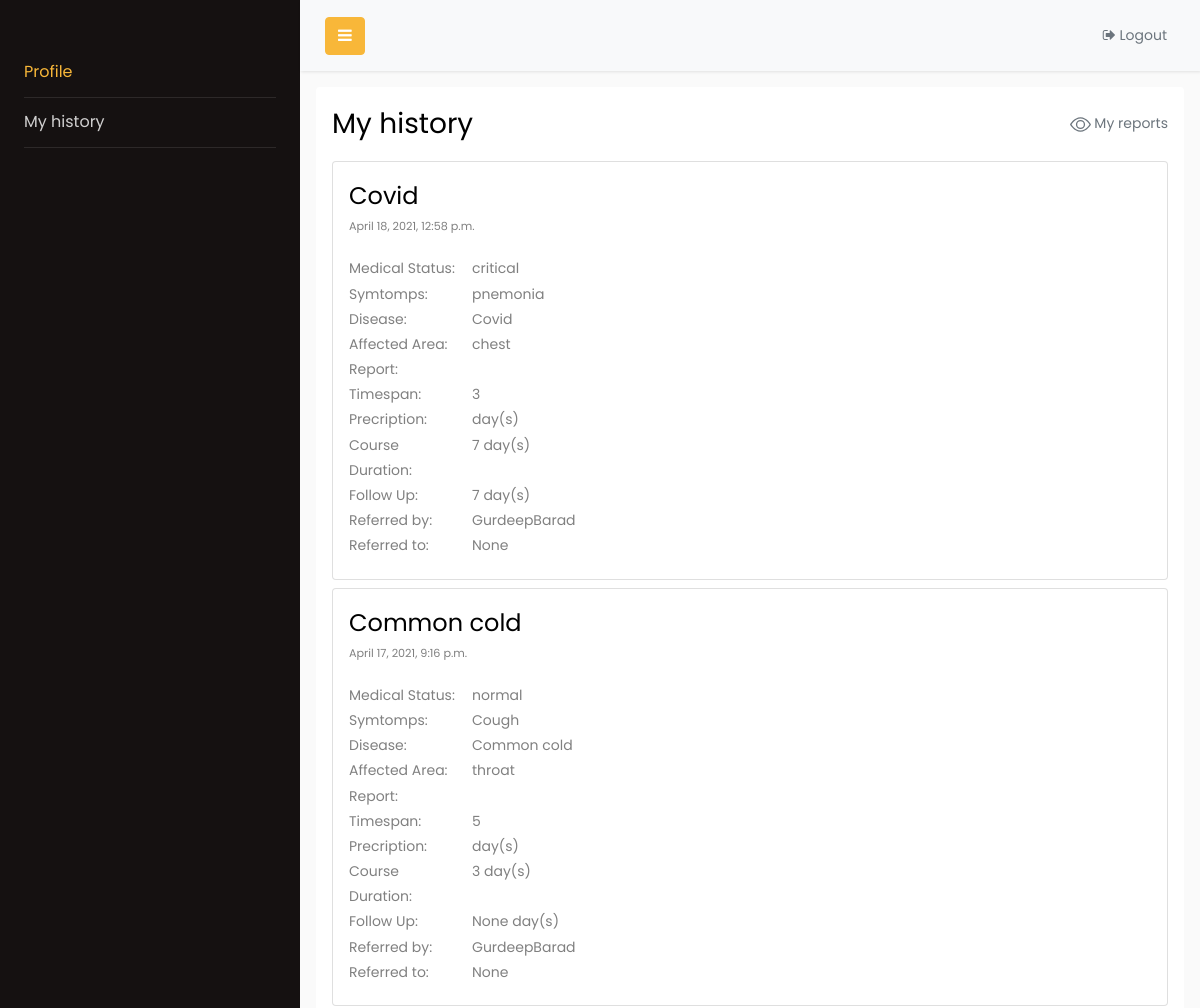
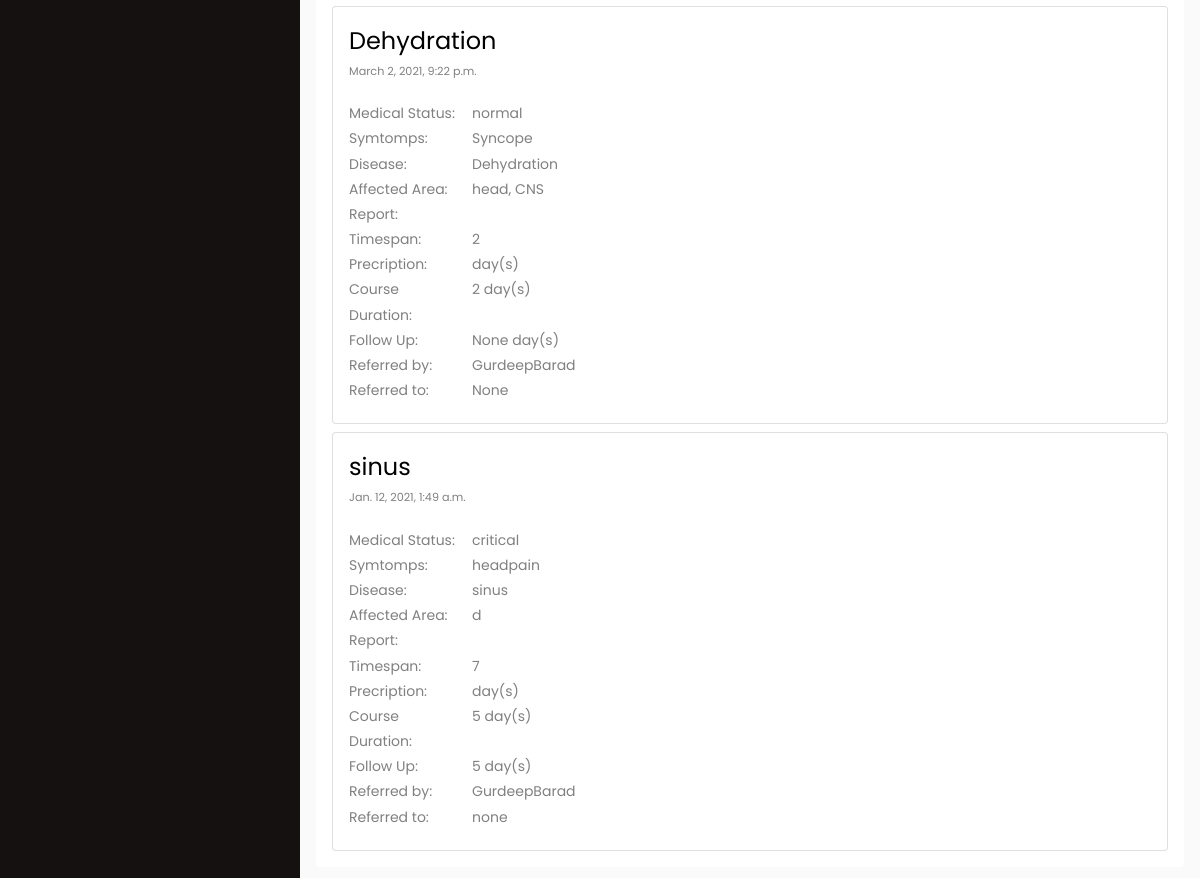
Page /p/viewHistory/ (signed in) on the committed database (2 pictures, top to bottom).
### Patient/models.py (models this page shows)
class PatientHistory(models.Model):
    id = models.BigAutoField(primary_key=True)
    user = models.ForeignKey(settings.AUTH_USER_MODEL, related_name='user', on_delete=models.CASCADE)
    medical_status = models.CharField(max_length=50)
    symtomps = models.CharField(max_length=1000)
    disease	= models.CharField(max_length=200)
    affected_area = models.CharField(max_length=200)
    timespan = models.CharField(max_length=100)
    precription = models.CharField(max_length=1000)
    course_duration = models.CharField(max_length=100)
    follow_up = models.CharField(max_length=100,null=True)
    referred_from = models.ForeignKey(settings.AUTH_USER_MODEL, related_name='referred_from', on_delete=models.CASCADE)
    referred_to= models.CharField(max_length=100,null=True)
    created_on = models.DateTimeField(default=timezone.now, blank=False)

### ARCIT/models.py (models this page shows)
class User(AbstractUser):
    id = models.BigAutoField(primary_key=True)
    is_patient = models.BooleanField(default=False)
    is_doctor = models.BooleanField(default=False)
    is_hospital = models.BooleanField(default=False)
    is_diagnosticDepartment = models.BooleanField(default=False)

### Patient/views.py (the view)
class ViewPatientHistory(TemplateView):
    template_name='Patient/viewHistory.html'
    def get(self,request, *args, **kwargs):
        user = User.objects.get(username=request.session['loggedin_username'])
        model = PatientHistory.objects.filter(user=user).order_by("-created_on")
        return render(request,self.template_name,{'models':model})

### templates/Patient/viewHistory.html (shortened to what this page needs)
{% extends 'Patient/sidebar.html' %}
{% block content %}
    <div style="height:calc(100vh - 105px)">
        <div class="card pl-3 pt-3 pb-3 pr-0 border-0" style="height:100%">
            <div>
                <span class="float-left"><h3>My history</h3></span>
                <a href="{% url 'viewReport_p' %}" class="float-right mt-2">
                    <span class="text-secondary" >
                        <span class="pt-1 mr-3">My reports</span>
                    </span>
                </a>
            </div>
            <div style="overflow: auto;">
            <div class="pr-3">
                {% if models|length == 0 %}
                    <p class="mt-3">No patient history found</P>
                {% else %}
                {% for model in models %}
                <div class="col p-0">
                    <div class="card mt-2">
                        <div class="card-title mb-0 ml-3 mt-3">
                            <h4>{{model.disease}}</h4>
                        </div>
                        <div class="card-subtitle mb-3 ml-3 small">
                            {{model.created_on}}
                        </div>
                        <div class="card-body pt-1 pl-3">
                            <div class="row">
                                <span class="col-2">Medical Status:</span>
                                <span class="col-10 pl-0">{{model.medical_status}}<span>
                            </div>
                            <div class="row">
                                <span class="col-2">Symtomps:</span>
                                <span class="col-10 pl-0">{{model.symtomps}}<span>
                            </div>
                            <div class="row">
                                <span class="col-2">Disease:</span>
                                <span class="col-10 pl-0">{{model.disease}}<span>
                            </div>
                            <div class="row">
                                <span class="col-2">Affected Area:</span>
                                <span class="col-10 pl-0">{{model.affected_area}}<span>
                            </div>
                            <div class="row">
                                <span class="col-2">Report:</span>
                                <span class="col-10 pl-0">{{model.report}}<span>
                            </div>
                            <div class="row">
                                <span class="col-2">Timespan:</span>
                                <span class="col-10 pl-0">{{model.timespan}}<span>
                            </div>
                            <div class="row">
                                <span class="col-2">Precription:</span>
                                <span class="col-10 pl-0">{{model.prescription}} day(s)<span>
                            </div>
                            <div class="row">
                                <span class="col-2">Course Duration:</span>
                                <span class="col-10 pl-0">{{model.course_duration}} day(s)<span>
                            </div>
                            <div class="row">
                                <span class="col-2">Follow Up:</span>
                                <span class="col-10 pl-0">{{model.follow_up}} day(s)<span>
                            </div>
                            <div class="row">
                                <span class="col-2">Referred by:</span>
                                <span class="col-10 pl-0">{{model.referred_from}}<span>
                            </div>
                            <div class="row">
                                <span class="col-2">Referred to:</span>
                                <span class="col-10 pl-0">{{model.referred_to}}<span>
                            </div>
                        </div>
                    </div>
                </div>
                {% endfor %}
                {% endif %}
                </div>
            </div>
        </div>
    </div>
{% endblock %}

### templates/Patient/sidebar.html (shortened to what this page needs)
{% load static %}
<!doctype html>
<html lang="en">
  <head>
		<link rel="stylesheet" href="https://stackpath.bootstrapcdn.com/font-awesome/4.7.0/css/font-awesome.min.css">
		<link rel="stylesheet" href="{% static 'css/style.css' %}">
  </head>
  <body>
		<div class="wrapper d-flex align-items-stretch">
			<nav id="sidebar">
				<div class="p-4 pt-5">
	        <ul class="list-unstyled components mb-5">
	          <li class="active">
	            <a href="{% url 'patientprofile' %}">Profile</a>
	          </li>
            <li>
	              <a href="{% url 'viewHistory' %}">My history</a>
	          </li>
	        </ul>
	      </div>
    	</nav>
      <div id="content">
        <nav class="navbar navbar-expand-lg navbar-light bg-light mb-0">
          <div class="container-fluid">
            <button type="button" id="sidebarCollapse" class="btn btn-primary">
              <i class="fa fa-bars"></i>
            </button>
            <div class="collapse navbar-collapse" id="navbarSupportedContent">
              <ul class="nav navbar-nav ml-auto" >
                <li class="nav-item active">
                    <a href="{% url 'logout' %}" class="nav-link">
                    <span class="text-secondary" >
                      <i class="fa fa-sign-out" aria-hidden="true"></i>
                            <span class="pt-1" onclick="resetActiveSelection()">Logout</span>
                    </span>
                </a>
                </li>
              </ul>
            </div>
          </div>
        </nav>
        <div class="p-3">
          {% block content %} {% endblock %}
        </div>
      </div>
		</div>
  </body>
</html>

### rows in the picture
PatientHistory: disease "Covid", created_on "April 18, 2021, 12:58 p.m.", medical_status "critical", symtomps "pnemonia", affected_area "chest", timespan "3", course_duration "7", follow_up "7", referred_from "GurdeepBarad", referred_to "None"
PatientHistory: disease "Common cold", created_on "April 17, 2021, 9:16 p.m.", medical_status "normal", symtomps "Cough", affected_area "throat", timespan "5", course_duration "3", follow_up "None", referred_from "GurdeepBarad", referred_to "None"
PatientHistory: disease "Dehydration", created_on "March 2, 2021, 9:22 p.m.", medical_status "normal", symtomps "Syncope", affected_area "head, CNS", timespan "2", course_duration "2", follow_up "None", referred_from "GurdeepBarad", referred_to "None"
PatientHistory: disease "sinus", created_on "Jan. 12, 2021, 1:49 a.m.", medical_status "critical", symtomps "headpain", affected_area "d", timespan "7", course_duration "5", follow_up "5", referred_from "GurdeepBarad", referred_to "none"
